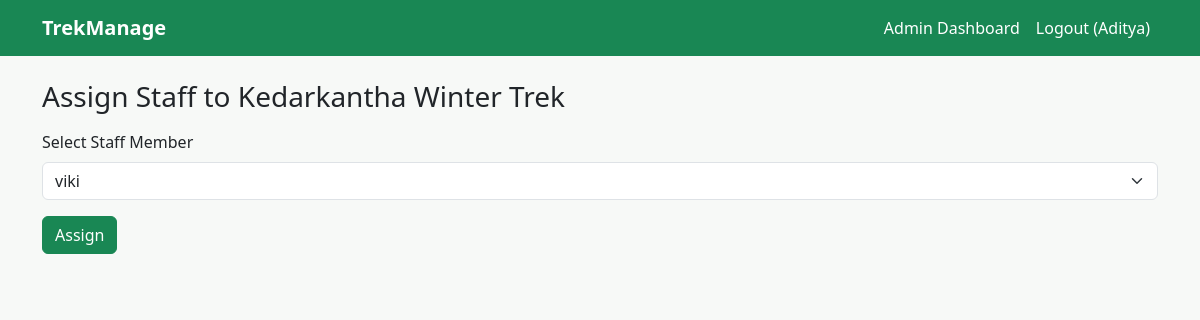
Page /admin/treks/assign/1 (signed in) on the committed database.
### models.py (models this page shows)
class User(db.Model, UserMixin):
    id = db.Column(db.Integer, primary_key=True)
    full_name = db.Column(db.String(100), nullable=False)
    email = db.Column(db.String(120), unique=True, nullable=False)
    password_hash = db.Column(db.String(200), nullable=False)
    phone_number = db.Column(db.String(20))
    role = db.Column(db.String(20), nullable=False)
    approval_status = db.Column(db.String(20), default="approved")
    blacklist_status = db.Column(db.Boolean, default=False)
    treks_guided = db.relationship("Trek", backref="guide", lazy=True)
    bookings = db.relationship("Booking", backref="trekker", lazy=True)

class Trek(db.Model):
    id = db.Column(db.Integer, primary_key=True)
    trek_title = db.Column(db.String(120), nullable=False)
    destination = db.Column(db.String(120), nullable=False)
    difficulty_level = db.Column(db.String(20), nullable=False)
    duration_days = db.Column(db.Integer, nullable=False)
    start_date = db.Column(db.Date, nullable=False)
    end_date = db.Column(db.Date, nullable=False)
    remaining_slots = db.Column(db.Integer, nullable=False)
    current_status = db.Column(db.String(20), default="Open")
    description = db.Column(db.Text)
    guide_id = db.Column(db.Integer, db.ForeignKey("user.id"))
    bookings = db.relationship("Booking", backref="trek", lazy=True)

### routes/admin_routes.py (the view)
@admin_blueprint.route("/treks/assign/<int:trek_id>", methods=["GET", "POST"])
@login_required
@admin_only
def assign_staff(trek_id):
    trek = Trek.query.get_or_404(trek_id)
    approved_staff = User.query.filter_by(role="staff", approval_status="approved", blacklist_status=False).all()
    if request.method == "POST":
        trek.guide_id = int(request.form.get("staff_id"))
        db.session.commit()
        flash("Staff assigned to trek.")
        return redirect(url_for("admin.manage_treks"))
    return render_template("admin/assign_staff.html", trek=trek, approved_staff=approved_staff)

### app.py (called while the page is built)
@login_manager.user_loader
def load_user(user_id):
    return User.query.get(int(user_id))

### routes/admin_routes.py (called while the page is built)
def admin_only(view_function):
    @wraps(view_function)
    def wrapper(*args, **kwargs):
        if not current_user.is_authenticated or current_user.role != "admin":
            flash("Admin access required.")
            return redirect(url_for("auth.login"))
        return view_function(*args, **kwargs)
    return wrapper

### templates/admin/assign_staff.html
{% extends "base.html" %}
{% block content %}
<h3 class="mb-3">Assign Staff to {{ trek.trek_title }}</h3>
<form method="POST">
    <div class="mb-3">
        <label class="form-label">Select Staff Member</label>
        <select name="staff_id" class="form-select">
            {% for staff_member in approved_staff %}
            <option value="{{ staff_member.id }}" {% if trek.guide_id == staff_member.id %}selected{% endif %}>
                {{ staff_member.full_name }}
            </option>
            {% endfor %}
        </select>
    </div>
    <button type="submit" class="btn btn-success">Assign</button>
</form>
{% endblock %}

### templates/base.html (shortened to what this page needs)
<!DOCTYPE html>
<html lang="en">
<head>
    <link href="https://cdn.jsdelivr.net/npm/bootstrap@5.3.0/dist/css/bootstrap.min.css" rel="stylesheet">
    <link href="{{ url_for('static', filename='css/style.css') }}" rel="stylesheet">
</head>
<body>
    <nav class="navbar navbar-expand-lg navbar-dark bg-success">
        <div class="container">
            <a class="navbar-brand" href="{{ url_for('trekker.browse_treks') }}">TrekManage</a>
            <div class="navbar-nav ms-auto">
                {% if current_user.is_authenticated %}
                    {% if current_user.role == 'admin' %}
                        <a class="nav-link text-white" href="{{ url_for('admin.dashboard') }}">Admin Dashboard</a>
                    {% elif current_user.role == 'staff' %}
                        <a class="nav-link text-white" href="{{ url_for('staff.dashboard') }}">Staff Dashboard</a>
                    {% else %}
                        <a class="nav-link text-white" href="{{ url_for('trekker.browse_treks') }}">Browse Treks</a>
                        <a class="nav-link text-white" href="{{ url_for('trekker.my_bookings') }}">My Bookings</a>
                        <a class="nav-link text-white" href="{{ url_for('trekker.edit_profile') }}">Profile</a>
                    {% endif %}
                    <a class="nav-link text-white" href="{{ url_for('auth.logout') }}">Logout ({{ current_user.full_name }})</a>
                {% else %}
                    <a class="nav-link text-white" href="{{ url_for('auth.login') }}">Login</a>
                    <a class="nav-link text-white" href="{{ url_for('auth.register') }}">Register</a>
                {% endif %}
            </div>
        </div>
    </nav>
    <div class="container mt-4">
        {% block content %}{% endblock %}
    </div>
</body>
</html>

### static/css/style.css (style rules this page uses)
body { background-color: #f7f9f7; }
.navbar-brand { font-weight: bold; }

### rows in the picture
User: full_name "Aditya"
Trek: trek_title "Kedarkantha Winter Trek", staff_id "viki"
